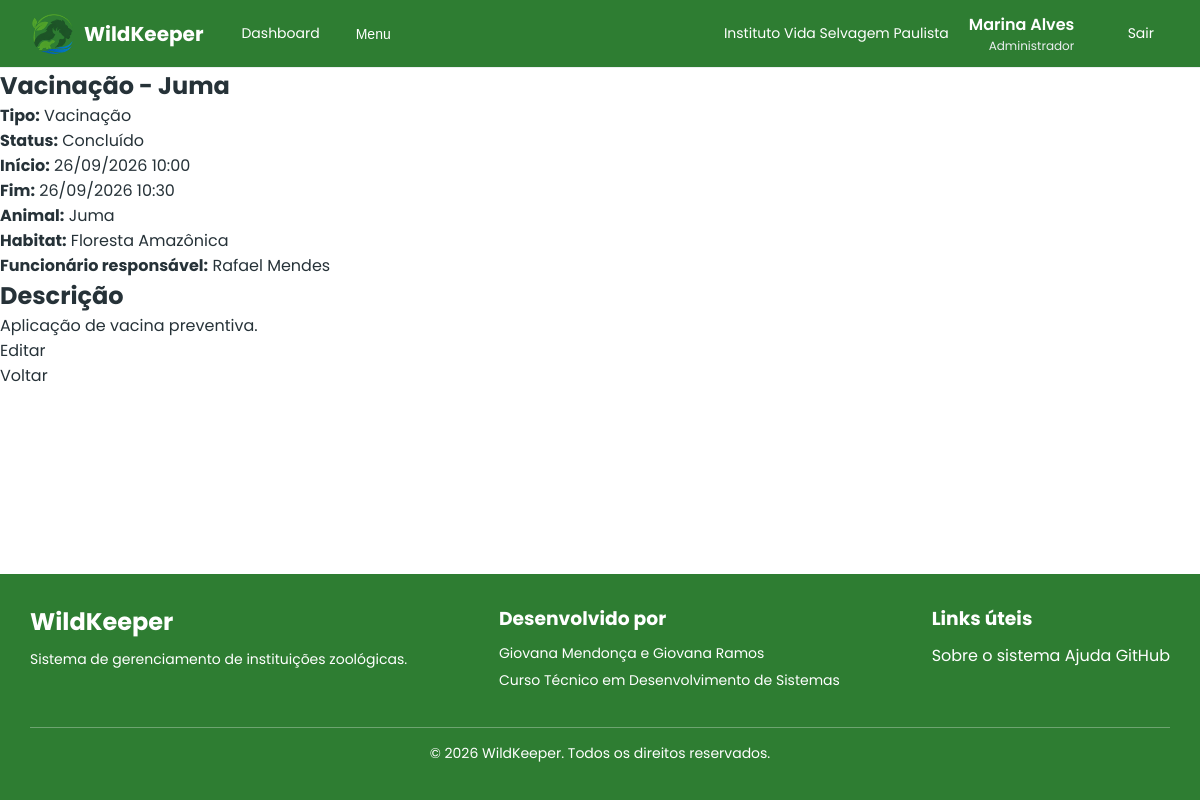
Screenshot of /src/eventos/mostrar_evento.php?id=2 (signed in) with the database file from the repository.
### tables this page shows
CREATE TABLE

    IF NOT EXISTS eventos (

        id INT PRIMARY KEY AUTO_INCREMENT,

        titulo VARCHAR(255) NOT NULL,

        descricao TEXT,

        tipo ENUM (

            'Consulta',

            'Vacinação',
'Manutenção',

            'Transferência',

            'Outro'

        ) NOT NULL,

        data_inicio DATETIME NOT NULL,

        data_fim DATETIME NOT NULL,

        animal_id INT DEFAULT NULL,

        habitat_id INT DEFAULT NULL,

        funcionario_id INT NOT NULL,

        status ENUM (

            'Agendado',

            'Em andamento',

            'Concluído',

            'Cancelado'

        ) NOT NULL DEFAULT 'Agendado',

        instituicao_id INT NOT NULL,

        FOREIGN KEY (animal_id) REFERENCES animais (id),

        FOREIGN KEY (habitat_id) REFERENCES habitats (id),

        FOREIGN KEY (funcionario_id) REFERENCES users (id),

        FOREIGN KEY (instituicao_id) REFERENCES instituicoes (id),
        CONSTRAINT chk_eventos_associacoes CHECK (
            (tipo IN ('Consulta', 'Vacinação') AND animal_id IS NOT NULL)
            OR (tipo = 'Manutenção' AND habitat_id IS NOT NULL)
            OR (tipo = 'Transferência' AND animal_id IS NOT NULL AND habitat_id IS NOT NULL)
            OR (tipo = 'Outro')
        ),

        created_at TIMESTAMP DEFAULT CURRENT_TIMESTAMP,

        updated_at TIMESTAMP DEFAULT CURRENT_TIMESTAMP ON UPDATE CURRENT_TIMESTAMP

    );

CREATE TABLE

    IF NOT EXISTS animais (

        id INT PRIMARY KEY AUTO_INCREMENT,

        nome VARCHAR(100) NOT NULL,

        sexo ENUM ('Masculino', 'Feminino', 'Indeterminado'),

        data_nascimento DATE DEFAULT NULL,

        data_chegada DATE DEFAULT NULL,

        peso DECIMAL(10, 3) NOT NULL,  

        altura DECIMAL(10, 3) NOT NULL,  

        microchip VARCHAR(20) NOT NULL UNIQUE,

        observacoes TEXT,

        especie_id INT NOT NULL,

        habitat_id INT NOT NULL,

        status_id INT NOT NULL,

        saude_status_id INT NOT NULL,

        instituicao_id INT NOT NULL,

        FOREIGN KEY (especie_id) REFERENCES especies (id),

        FOREIGN KEY (habitat_id) REFERENCES habitats (id),

        FOREIGN KEY (status_id) REFERENCES status_animais (id),

        FOREIGN KEY (saude_status_id) REFERENCES saude_status (id),

        FOREIGN KEY (instituicao_id) REFERENCES instituicoes (id),

        created_at TIMESTAMP DEFAULT CURRENT_TIMESTAMP,

        updated_at TIMESTAMP DEFAULT CURRENT_TIMESTAMP ON UPDATE CURRENT_TIMESTAMP

    );

CREATE TABLE

    IF NOT EXISTS habitats (

        id INT PRIMARY KEY AUTO_INCREMENT,

        nome VARCHAR(50) NOT NULL,

        descricao TEXT NOT NULL,

        bioma VARCHAR(50) NOT NULL,

        temperatura DECIMAL(5, 2) NOT NULL,  

        umidade DECIMAL(5, 2) NOT NULL,  

        capacidade INT NOT NULL,  

        status ENUM ('Ativo', 'Em manutenção', 'Interditado') DEFAULT 'Ativo',

        instituicao_id INT NOT NULL,

        FOREIGN KEY (instituicao_id) REFERENCES instituicoes (id),

        created_at TIMESTAMP DEFAULT CURRENT_TIMESTAMP,

        updated_at TIMESTAMP DEFAULT CURRENT_TIMESTAMP ON UPDATE CURRENT_TIMESTAMP

    );

CREATE TABLE

    IF NOT EXISTS users (

        id INT PRIMARY KEY AUTO_INCREMENT,

        nome VARCHAR(100) NOT NULL,

        cpf VARCHAR(14) NOT NULL UNIQUE,

        data_nascimento DATE NOT NULL,

        genero ENUM (

            'Masculino',

            'Feminino',

            'Não-binário',

            'Outro',

            'Prefiro não informar'

        ) NOT NULL,

        telefone VARCHAR(20) NOT NULL UNIQUE,

        email VARCHAR(100) NOT NULL UNIQUE,

        senha_hash VARCHAR(255) NOT NULL,

        cargo_id INT NOT NULL,

        status ENUM ('Ativo', 'Férias', 'Afastado', 'Desligado') DEFAULT 'Ativo',

        instituicao_id INT NOT NULL,

        FOREIGN KEY (cargo_id) REFERENCES cargos (id),

        FOREIGN KEY (instituicao_id) REFERENCES instituicoes (id),

        created_at TIMESTAMP DEFAULT CURRENT_TIMESTAMP,

        updated_at TIMESTAMP DEFAULT CURRENT_TIMESTAMP ON UPDATE CURRENT_TIMESTAMP

    );

### src/includes/autenticacao.php (called while the page is built, shortened)
<?php
function nivelMinimo($nivel) {
    return $_SESSION['nivel'] >= $nivel;
}

### src/eventos/mostrar_evento.php (the view, shortened to what this page needs)
<?php
include "../includes/autenticacao.php";
$eventoId = trim($_GET['id'] ?? '');
$sql = "SELECT
    eventos.id,
    eventos.titulo,
    eventos.descricao,
    eventos.tipo,
    eventos.data_inicio,
    eventos.data_fim,
    eventos.status,
    eventos.animal_id,
    eventos.habitat_id,
    animais.nome AS animal_nome,
    habitats.nome AS habitat_nome,
    eventos.funcionario_id,
    users.nome AS funcionario_nome
FROM eventos
LEFT JOIN animais ON animais.id = eventos.animal_id
LEFT JOIN habitats ON habitats.id = eventos.habitat_id
INNER JOIN users ON users.id = eventos.funcionario_id
WHERE eventos.id = ? AND eventos.instituicao_id = ?";
$stmt = $conexao->prepare($sql);
$stmt->bind_param("ii", $eventoId, $_SESSION['instituicao_id']);
$stmt->execute();
$result = $stmt->get_result();
$evento = $result->fetch_assoc();
?>
<!DOCTYPE html>
<html lang="pt-br">
<head>
    <link rel="stylesheet" href="../../assets/css/reset.css">
    <link rel="stylesheet" href="../../assets/css/dashboard_global.css">
</head>
<body>
    <?php include "../includes/dashboard-header.php" ?>
    <main>
        <section>
            <h1><?= htmlspecialchars($evento['titulo']) ?></h1>
            <p>
                <strong>Tipo:</strong>
                <?= htmlspecialchars($evento['tipo']) ?>
            </p>
            <p>
                <strong>Status:</strong>
                <?= htmlspecialchars($evento['status']) ?>
            </p>
            <p>
                <strong>Início:</strong>
                <?= date("d/m/Y H:i", strtotime($evento['data_inicio'])) ?>
            </p>
            <p>
                <strong>Fim:</strong>
                <?= date("d/m/Y H:i", strtotime($evento['data_fim'])) ?>
            </p>
            <p>
                <strong>Animal:</strong>
                <?= $evento['animal_nome'] ? htmlspecialchars($evento['animal_nome']) : "Evento geral" ?>
            </p>
            <p>
                <strong>Habitat:</strong>
                <?= $evento['habitat_nome'] ? htmlspecialchars($evento['habitat_nome']) : "Evento geral" ?>
            </p>
            <p>
                <strong>Funcionário responsável:</strong>
                <?= htmlspecialchars($evento['funcionario_nome']) ?>
            </p>
            <article>
                <h2>Descrição</h2>
                <?php if (!empty($evento['descricao'])): ?>
                    <p><?= nl2br(htmlspecialchars($evento['descricao'])) ?></p>
                <?php else: ?>
                    <p>Nenhuma descrição cadastrada.</p>
                <?php endif; ?>
            </article>
            <?php if (nivelMinimo(40)): ?>
                <a href="editar_evento.php?id=<?= $eventoId ?>">Editar</a>
            <?php endif; ?>
            <br>
            <a href="index.php">Voltar</a>
        </section>
    </main>
    <?php include "../includes/dashboard-footer.php" ?>
</body>
</html>

### rows the page displays
eventos: titulo "Vacinação - Juma", tipo "Vacinação", status "Concluído", data_inicio "26/09/2026 10:00", data_fim "26/09/2026 10:30", animal.nome "Juma", habitat.nome "Floresta Amazônica", funcionario.nome "Rafael Mendes", descricao "Aplicação de vacina preventiva."

### other values shown
$_SESSION['instituicao_nome'] "Instituto Vida Selvagem Paulista"
$_SESSION['nome'] "Marina Alves"
$_SESSION['cargo_nome'] "Administrador"
